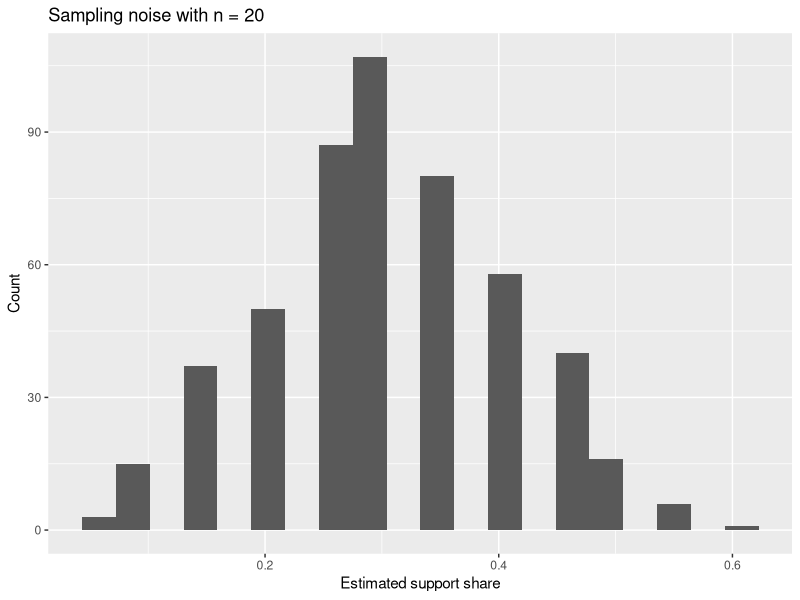

Generate this figure with R:
# Auto-extracted from 09-simulate.Rmd for the browser workspace (webrarian).
# Run this .R file in the console. Knitting the .Rmd needs RStudio / Posit Cloud.
# Open this session folder first so read_csv("data/...") works.

## ----setup, include=FALSE-----------------------------------------------------
library(tidyverse)


## -----------------------------------------------------------------------------
set.seed(9)
support <- rbinom(1000, size = 1, prob = 0.30)
mean(support)


## -----------------------------------------------------------------------------
set.seed(9)
c(
  n20 = mean(rbinom(20, 1, 0.30)),
  n200 = mean(rbinom(200, 1, 0.30)),
  n20000 = mean(rbinom(20000, 1, 0.30))
)


## -----------------------------------------------------------------------------
set.seed(9)
many_small <- replicate(500, mean(rbinom(20, 1, 0.30)))
tibble(est = many_small) |>
  ggplot(aes(x = est)) +
  geom_histogram(bins = 20) +
  labs(
    title = "Sampling noise with n = 20",
    x = "Estimated support share",
    y = "Count"
  )
